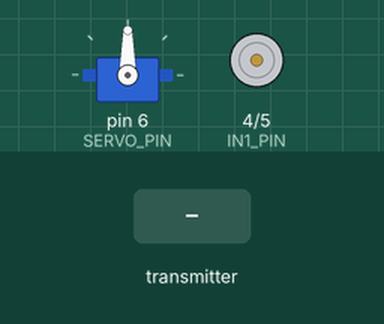
A sketch run on a simulated Arduino Uno, built with avr-gcc and run on an emulated ATmega328P. Shown: servo, motor-driver pin pairs drawn as motors (green arrow = first pin HIGH = forward, orange = second pin HIGH = backward, longer = more drive, scaled by the enable pin). Inputs (shaded band) come from the test bench. No radio packets arrive unless stated; what the sketch prints to the serial monitor is not drawn.

Above: at 1.2 s.
1.3 s: the transmitter starts sending angleServo = 45
At 1.6 s:
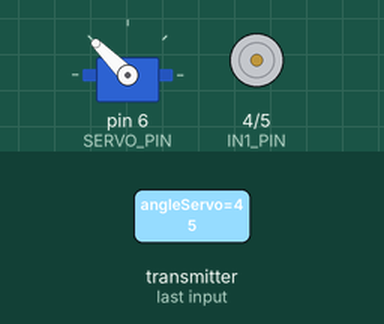
2.8 s: the transmitter starts sending motorPower = 64
At 3.9 s:
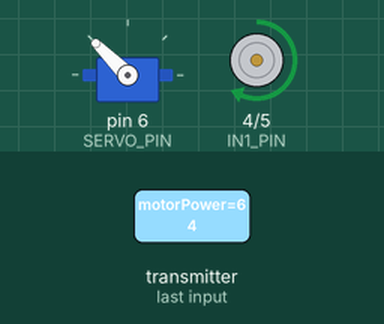
4.3 s: the transmitter starts sending angleServo = 0
At 5.0 s:
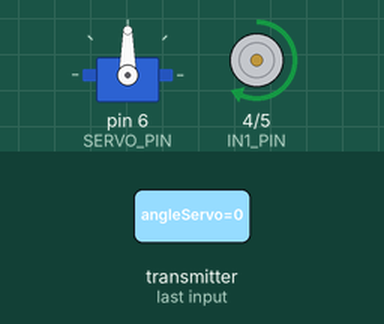
5.8 s: the transmitter starts sending motorPower = 128
At 6.2 s:
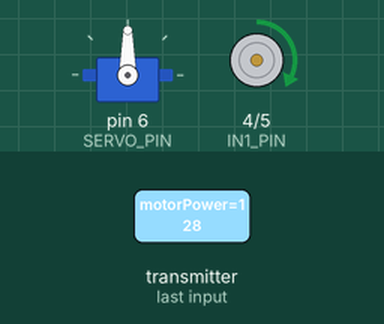
7.3 s: the transmitter starts sending angleServo = 90
At 8.5 s:
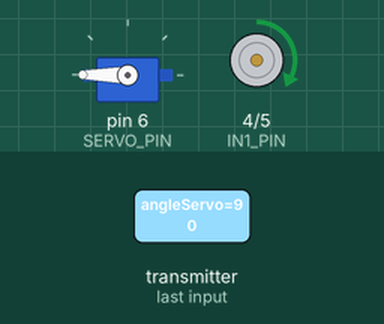
8.8 s: the transmitter starts sending motorPower = 0
At 9.7 s:
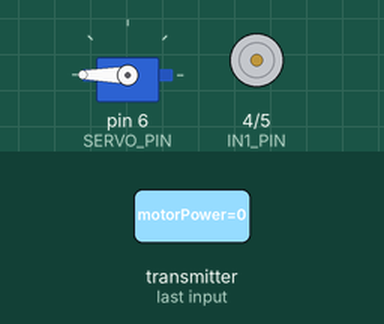
Timing chart, 0 to 11.3 s (numbered marks = the images above; inputs shaded):
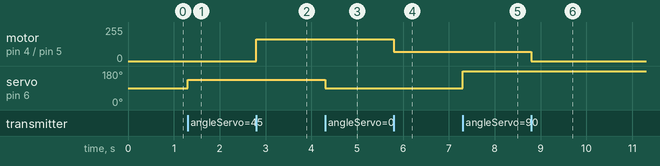

The sketch:

HelloWorldNRF24L01-Recepteur.ino
```cpp
// ========== RECEPTEUR AVEC ACK ET PILOTAGE SERVO+MOTEUR L298 ==========
#include <SPI.h>
#include <RF24.h>
#include <Servo.h>

// ==== Pins ====
#define CE_PIN     9
#define CSN_PIN    10
#define SERVO_PIN  6
#define IN1_PIN    4
#define IN2_PIN    5
#define ENA_PIN    3  // PWM

const byte ADDRESS[6] = "PIPE1";

struct DataPacket {
  int8_t  angleServo;   // -90…+90
  uint8_t motorPower;   // 0…100 %
  uint8_t motorDir;     // 0 = arrière, 1 = avant
};
struct AckPacket {
  uint8_t status;       // 1 = reçu
};

RF24 radio(CE_PIN, CSN_PIN);
Servo monServo;
DataPacket packet;
AckPacket ack = {1};

// État courant pour maintien
int8_t       lastAngle       = 0;
uint8_t      lastPower       = 0;
uint8_t      lastDir         = 1;
unsigned long lastReceiveTime = 0;
const unsigned long holdDuration = 1000;  // ms

// Constrain angle and convert -90..+90 -> 0..180
void piloterServo(int8_t angle) {
  angle = constrain(angle, -90, 90);
  monServo.write(angle + 90);
}

// Apply motor power and direction
void piloterMoteur(uint8_t power, uint8_t dir) {
  if (power == 0) {
    digitalWrite(IN1_PIN, LOW);
    digitalWrite(IN2_PIN, LOW);
    analogWrite(ENA_PIN, 0);
  } else if (dir == 1) {
    digitalWrite(IN1_PIN, LOW);
    digitalWrite(IN2_PIN, HIGH);
    analogWrite(ENA_PIN, map(power, 0, 100, 0, 255));
  } else {
    digitalWrite(IN1_PIN, HIGH);
    digitalWrite(IN2_PIN, LOW);
    analogWrite(ENA_PIN, map(power, 0, 100, 0, 255));
  }
}

void setup() {
  Serial.begin(9600);

  // Servo init
  monServo.attach(SERVO_PIN);
  monServo.write(90);

  // L298 init
  pinMode(IN1_PIN, OUTPUT);
  pinMode(IN2_PIN, OUTPUT);
  pinMode(ENA_PIN, OUTPUT);
  digitalWrite(IN1_PIN, LOW);
  digitalWrite(IN2_PIN, LOW);
  analogWrite(ENA_PIN, 0);

  // NRF24L01 init
  radio.begin();
  radio.openReadingPipe(1, ADDRESS);
  radio.setPALevel(RF24_PA_LOW);
  radio.enableDynamicPayloads();
  radio.enableAckPayload();
  radio.startListening();

  Serial.println(F("Récepteur servo+moteur prêt"));
}

void loop() {
  if (radio.available()) {
    // Lecture du paquet
    radio.read(&packet, sizeof(packet));
    lastAngle       = packet.angleServo;
    lastPower       = packet.motorPower;
    lastDir         = packet.motorDir;
    lastReceiveTime = millis();

    Serial.print(F("Reçu → angle: "));
    Serial.print(lastAngle);
    Serial.print(F("°, "));
    Serial.print(lastPower);
    Serial.print(F("%, dir: "));
    Serial.println(lastDir ? F("avant") : F("arrière"));

    piloterServo(lastAngle);
    piloterMoteur(lastPower, lastDir);

    // Envoi de l'ACK payload
    radio.writeAckPayload(1, &ack, sizeof(ack));

  } else if (millis() - lastReceiveTime < holdDuration) {
    // Maintien de la dernière commande
    piloterServo(lastAngle);
    piloterMoteur(lastPower, lastDir);

  } else {
    // >1s sans commande -> arrêt moteur
    if (lastPower != 0) {
      Serial.println(F("1s sans commande, arrêt moteur"));
      lastPower = 0;
      piloterMoteur(lastPower, lastDir);
    }
    // servo reste en place
  }
}
```

Measured:
- after the input at 1.3 s, servo on pin 6 (SERVO_PIN): 90° → 135° at once
- after the input at 2.8 s, motor on pin 4 (IN1_PIN) / pin 5 (IN2_PIN): stopped → forward 163/255 at once
- after the input at 4.3 s, servo on pin 6 (SERVO_PIN): 135° → 90° at once
- after the input at 5.8 s, motor on pin 4 (IN1_PIN) / pin 5 (IN2_PIN): forward 163/255 → forward 70/255 at once
- after the input at 7.3 s, servo on pin 6 (SERVO_PIN): 90° → 180° at once
- after the input at 8.8 s, motor on pin 4 (IN1_PIN) / pin 5 (IN2_PIN): forward 70/255 → stopped at once
